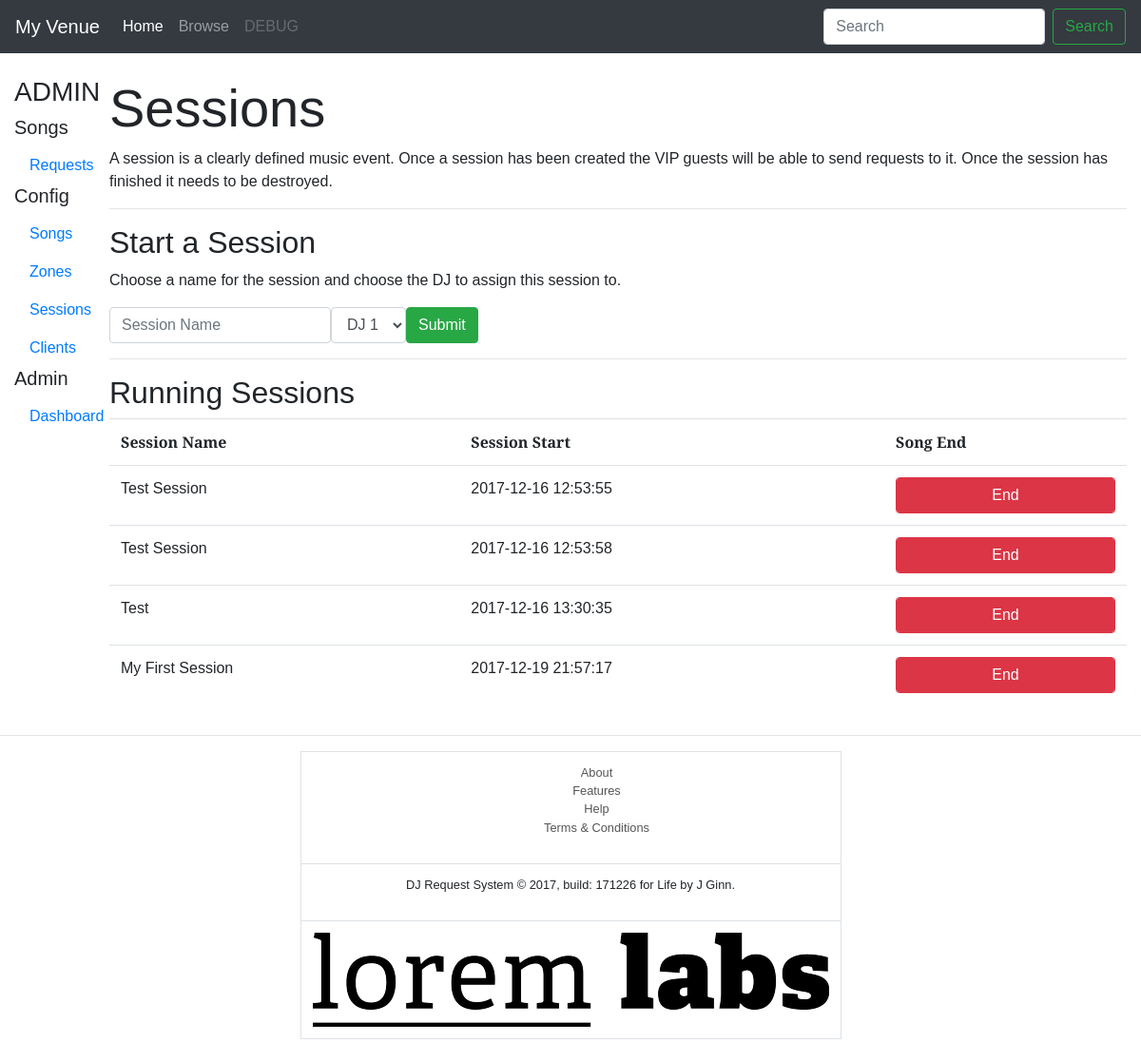
Screenshot of /sessions/sessions_index.php with the database file from the repository.
### tables this page shows
CREATE TABLE IF NOT EXISTS `sessions` (
  `session_id` int(11) NOT NULL AUTO_INCREMENT COMMENT 'Session ID',
  `session_name` text COMMENT 'Session Name',
  `session_start` timestamp NOT NULL DEFAULT CURRENT_TIMESTAMP COMMENT 'Session Start Time',
  `session_end` timestamp NULL DEFAULT NULL COMMENT 'Session End Time',
  `session_active` int(1) NOT NULL DEFAULT '1' COMMENT 'Session Active?',
  PRIMARY KEY (`session_id`)
);

### config/DBVar.php (called while the page is built, shortened)
<?php
$environment = LOCAL;
?>

### sessions/sessions_index.php (the view, shortened to what this page needs)
<?php
	include($_SERVER["DOCUMENT_ROOT"] . "/djx/djx/partials/header.php");
?>
<head>
</head>
<body>
	<div class="fluid-container">
		<div class="col-md-12">
			<div class="row">
				<?php include($_SERVER["DOCUMENT_ROOT"] . "/djx/djx/partials/nav.php"); ?>
				<div class="col-md-11">
					<br>
					<h1 class="display-4">Sessions</h1>
					<p>A session is a clearly defined music event. Once a session has been created the VIP guests will be able to send requests to it. Once the session has finished it needs to be destroyed.</p>
					<hr>
					<h2>Start a Session</h2>
					<p>Choose a name for the session and choose the DJ to assign this session to.</p>
					<form action="<?php echo $environment; ?>sessions/functions/func_add_session.php" method="post">
						<div class="form-inline">
							<input name="session_name" class="form-control" placeholder="Session Name" type="text"></input>
							<select class="form-control">
								<option>DJ 1</option>
							</select>
							<button class="btn btn-success" name="add_session" type="submit" value="Submit">Submit</button>
						</div>
					</form>
					<hr>
					<h2>Running Sessions</h2>
					<?php
					$sql = "SELECT * FROM sessions";
					if($result = mysqli_query($mysqli, $sql)){
						if(mysqli_num_rows($result) > 0){
							echo "<table class='table'>";
								echo "<tr>";
									echo "<th>Session Name</th>";
									echo "<th>Session Start</th>";
									echo "<th>Song End</th>";
								echo "</tr>";
							while($row = mysqli_fetch_array($result)){
								echo "<tr>";
									echo "<td>" . $row['session_name'] . "</td>";
									echo "<td>" . $row['session_start'] . "</td>";
									echo "<td><button class='form-control btn btn-danger'>End</button></td>";
								echo "</tr>";
							}
							echo "</table>";
						} else{
							echo "<p>No sessions were found.</p>";
							echo '<a href="javascript:history.back()">Go back</a>';
						}
					} else{
						echo "ERROR: Not able to execute $sql. " . mysqli_error($mysqli);
						echo '<a href="javascript:history.back()">Go back</a>';
					}
					?>
				</div>
			</div>
		</div>
	</div>
</body>
<?php include($_SERVER["DOCUMENT_ROOT"] . "/djx/djx/partials/footer.php"); ?>

### css/custom.css (style rules this page uses)
body { font-family: 'Alegreya Sans', sans-serif; }

### rows the page displays
sessions: session_name "Test Session", session_start "2017-12-16 12:53:55"
sessions: session_name "Test Session", session_start "2017-12-16 12:53:58"
sessions: session_name "Test", session_start "2017-12-16 13:30:35"
sessions: session_name "My First Session", session_start "2017-12-19 21:57:17"

### other values shown
$VenueName "My Venue"
